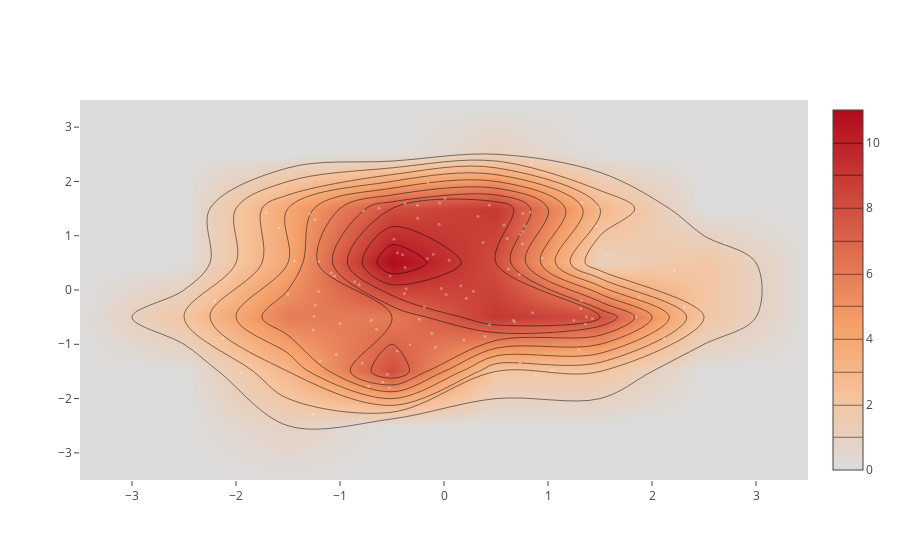

Here is the notebook cell this chart was saved with:
### Code cell
import plotly.graph_objs as go

import numpy as np

x = np.random.randn(100)
y = np.random.randn(100)
iplot([go.Histogram2dContour(x=x, y=y, contours=dict(coloring='heatmap')),
       go.Scatter(x=x, y=y, mode='markers', marker=dict(color='white', size=3, opacity=0.3))], show_link=False)
